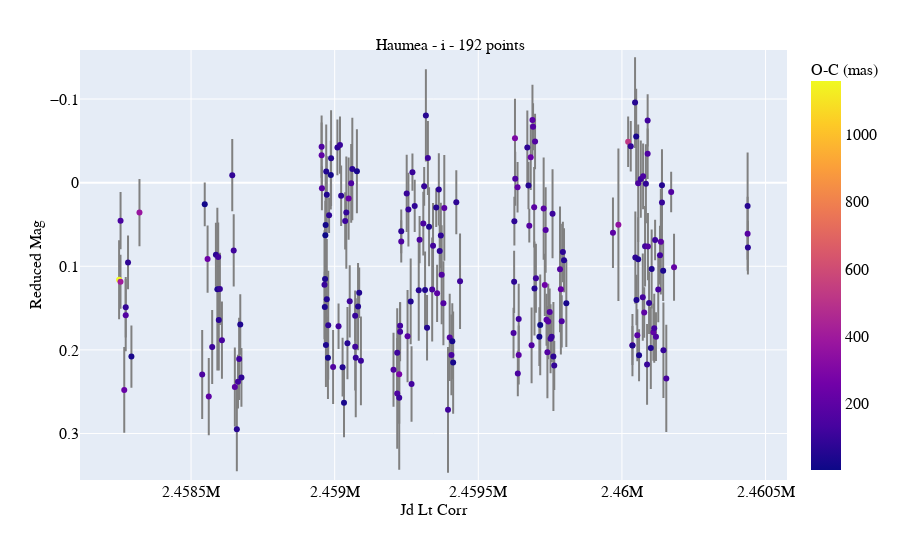

Notebook code for this chart:
### Markdown cell above
## Filter i-sdss

### Code cell
plots.general(filter_code='i',
              show_yerr=True,
              show_color=True,
              save_path=string+'_general_i.jpg')

### Figure 1 — Plotly figure (JSON) as saved in the notebook; plotly's stock layout.template omitted (floating-point values rounded to 4 significant figures; data arrays with more than 128 entries replaced by an {"elided": "..."} marker saying what was removed)
{"data": [{"cliponaxis": true, "error_y": {"array": {"elided": "192 float values"}, "color": "gray", "type": "data", "width": 1}, "hovertemplate": "jd_lt_corr=%{x}<br>reduced_mag=%{y}<br>O-C (mas)=%{marker.color}<extra></extra>", "legendgroup": "", "marker": {"color": {"elided": "192 float values"}, "coloraxis": "coloraxis", "symbol": "circle"}, "mode": "markers", "name": "", "orientation": "v", "showlegend": false, "type": "scatter", "x": {"elided": "192 float values"}, "xaxis": "x", "y": {"elided": "192 float values"}, "yaxis": "y"}], "layout": {"coloraxis": {"colorbar": {"tickfont": {"color": "black", "family": "serif", "size": 16}, "title": {"font": {"color": "black", "family": "serif", "size": 16}, "text": "O-C (mas)"}}, "colorscale": [[0, "#0d0887"], [0.1111, "#46039f"], [0.2222, "#7201a8"], [0.3333, "#9c179e"], [0.4444, "#bd3786"], [0.5556, "#d8576b"], [0.6667, "#ed7953"], [0.7778, "#fb9f3a"], [0.8889, "#fdca26"], [1, "#f0f921"]]}, "font": {"color": "black", "family": "serif", "size": 16}, "legend": {"tracegroupgap": 0}, "margin": {"t": 50}, "title": {"font": {"color": "black", "family": "serif", "size": 16}, "text": "Haumea - i - 192 points", "x": 0.5, "y": 0.93}, "xaxis": {"anchor": "y", "domain": [0, 1], "tickfont": {"color": "black", "family": "serif", "size": 16}, "title": {"font": {"color": "black", "family": "serif", "size": 16}, "standoff": 4, "text": "Jd Lt Corr"}}, "yaxis": {"anchor": "x", "autorange": false, "domain": [0, 1], "range": [0.3556, -0.1586], "tickfont": {"color": "black", "family": "serif", "size": 16}, "title": {"font": {"color": "black", "family": "serif", "size": 16}, "standoff": 4, "text": "Reduced Mag"}}}}
